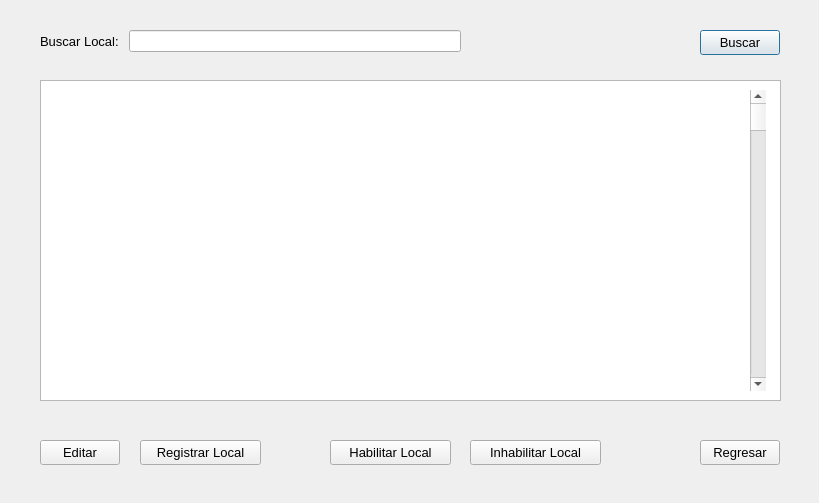
<?xml version="1.0" encoding="UTF-8"?>
<ui version="4.0">
 <class>gestionarLocal</class>
 <widget class="QDialog" name="gestionarLocal">
  <property name="geometry">
   <rect>
    <x>0</x>
    <y>0</y>
    <width>819</width>
    <height>503</height>
   </rect>
  </property>
  <property name="windowTitle">
   <string>Gestionar Locales</string>
  </property>
  <widget class="QWidget" name="formLayoutWidget">
   <property name="geometry">
    <rect>
     <x>40</x>
     <y>30</y>
     <width>421</width>
     <height>31</height>
    </rect>
   </property>
   <layout class="QFormLayout" name="formLayout">
    <item row="0" column="1">
     <widget class="QLineEdit" name="buscarLocalTxt"/>
    </item>
    <item row="0" column="0">
     <widget class="QLabel" name="label">
      <property name="font">
       <font>
        <pointsize>10</pointsize>
       </font>
      </property>
      <property name="text">
       <string>Buscar Local: </string>
      </property>
     </widget>
    </item>
   </layout>
  </widget>
  <widget class="QPushButton" name="buscarPb">
   <property name="geometry">
    <rect>
     <x>700</x>
     <y>30</y>
     <width>80</width>
     <height>25</height>
    </rect>
   </property>
   <property name="font">
    <font>
     <pointsize>10</pointsize>
    </font>
   </property>
   <property name="text">
    <string>Buscar</string>
   </property>
  </widget>
  <widget class="QListWidget" name="listaLocalesCv">
   <property name="geometry">
    <rect>
     <x>40</x>
     <y>80</y>
     <width>741</width>
     <height>321</height>
    </rect>
   </property>
  </widget>
  <widget class="QScrollBar" name="verticalScrollBar">
   <property name="geometry">
    <rect>
     <x>750</x>
     <y>90</y>
     <width>16</width>
     <height>301</height>
    </rect>
   </property>
   <property name="orientation">
    <enum>Qt::Vertical</enum>
   </property>
  </widget>
  <widget class="QPushButton" name="editarLocalPb">
   <property name="geometry">
    <rect>
     <x>40</x>
     <y>440</y>
     <width>80</width>
     <height>25</height>
    </rect>
   </property>
   <property name="font">
    <font>
     <pointsize>10</pointsize>
    </font>
   </property>
   <property name="text">
    <string>Editar</string>
   </property>
  </widget>
  <widget class="QPushButton" name="registrarLocalPb">
   <property name="geometry">
    <rect>
     <x>140</x>
     <y>440</y>
     <width>121</width>
     <height>25</height>
    </rect>
   </property>
   <property name="font">
    <font>
     <pointsize>10</pointsize>
    </font>
   </property>
   <property name="text">
    <string>Registrar Local</string>
   </property>
  </widget>
  <widget class="QPushButton" name="habilitarLocalPb">
   <property name="geometry">
    <rect>
     <x>330</x>
     <y>440</y>
     <width>121</width>
     <height>25</height>
    </rect>
   </property>
   <property name="font">
    <font>
     <pointsize>10</pointsize>
    </font>
   </property>
   <property name="text">
    <string>Habilitar Local</string>
   </property>
  </widget>
  <widget class="QPushButton" name="inhabilitarLocalPb">
   <property name="geometry">
    <rect>
     <x>470</x>
     <y>440</y>
     <width>131</width>
     <height>25</height>
    </rect>
   </property>
   <property name="font">
    <font>
     <pointsize>10</pointsize>
    </font>
   </property>
   <property name="text">
    <string>Inhabilitar Local</string>
   </property>
  </widget>
  <widget class="QPushButton" name="regresarPb">
   <property name="geometry">
    <rect>
     <x>700</x>
     <y>440</y>
     <width>80</width>
     <height>25</height>
    </rect>
   </property>
   <property name="font">
    <font>
     <pointsize>10</pointsize>
    </font>
   </property>
   <property name="text">
    <string>Regresar</string>
   </property>
  </widget>
 </widget>
 <tabstops>
  <tabstop>buscarLocalTxt</tabstop>
  <tabstop>buscarPb</tabstop>
  <tabstop>listaLocalesCv</tabstop>
  <tabstop>editarLocalPb</tabstop>
  <tabstop>registrarLocalPb</tabstop>
  <tabstop>habilitarLocalPb</tabstop>
  <tabstop>inhabilitarLocalPb</tabstop>
  <tabstop>regresarPb</tabstop>
 </tabstops>
 <resources/>
 <connections/>
</ui>
